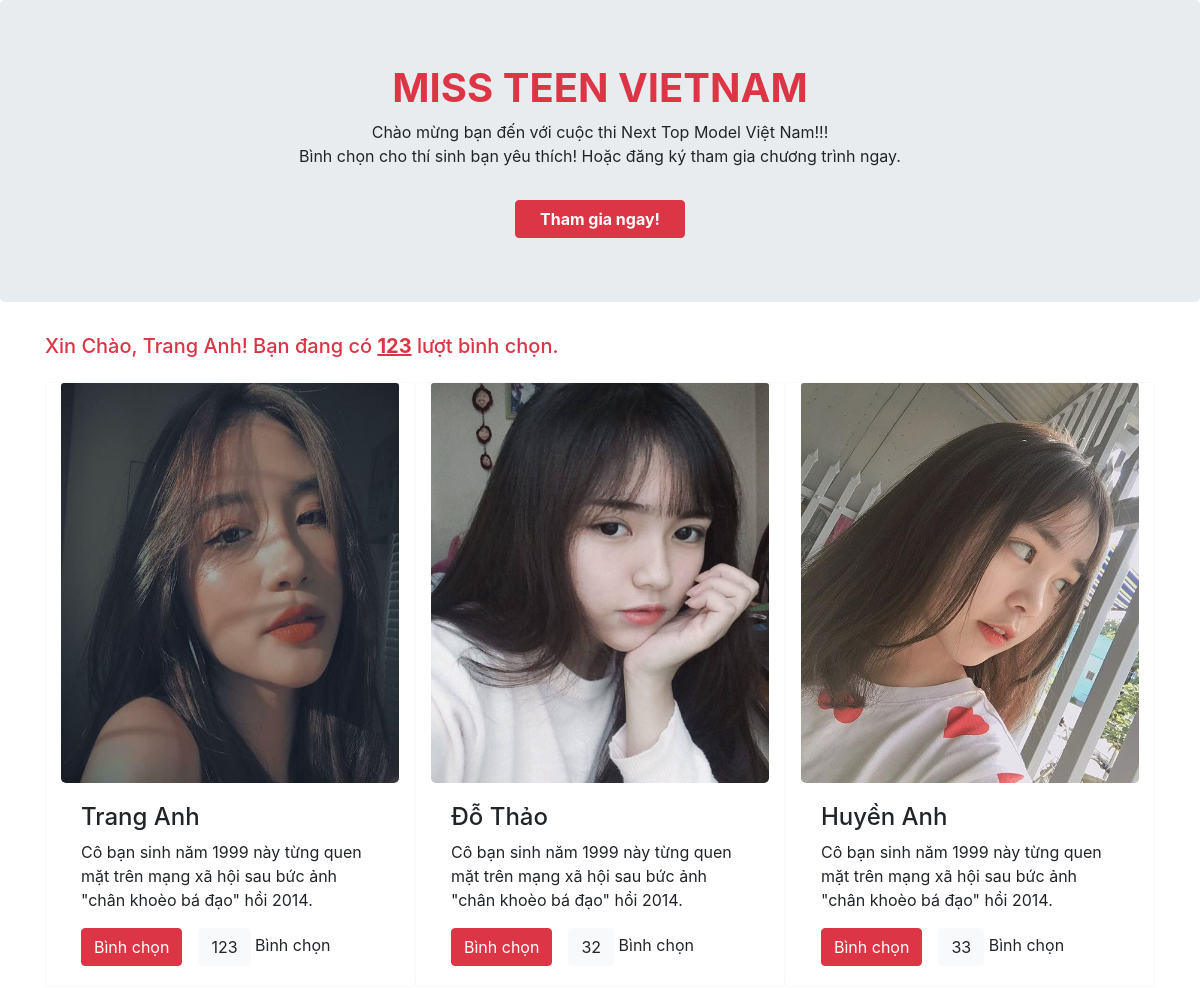
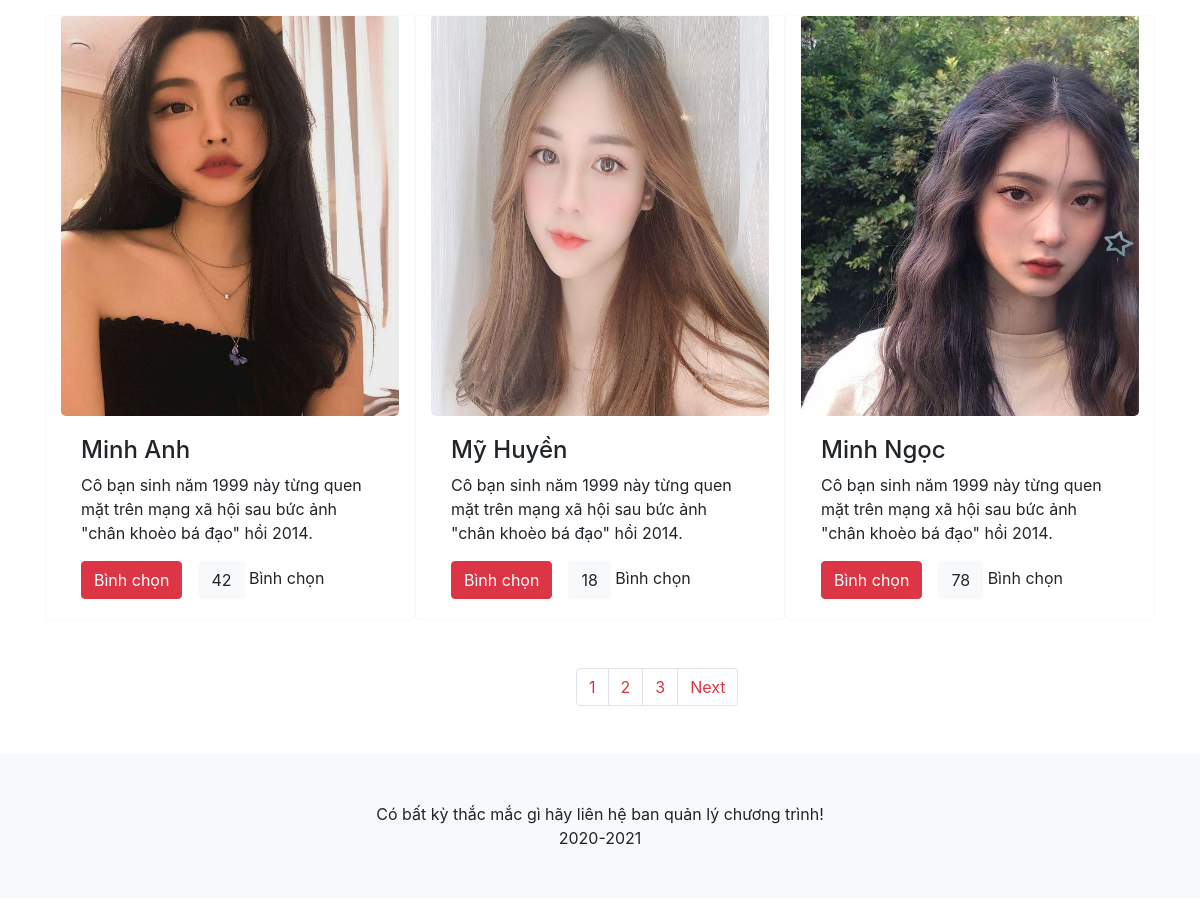
The page /index.php (signed in) on the database its author committed (2 pictures, top to bottom).
### tables this page shows
CREATE TABLE `users` (
  `username` varchar(30) NOT NULL,
  `password` varchar(30) NOT NULL,
  `name` varchar(30) NOT NULL,
  `phonenum` varchar(20) NOT NULL,
  `image` text NOT NULL,
  `votes` int(11) DEFAULT 0
);

### index.php (the view, shortened to what this page needs)
<!DOCTYPE html>
<html>
<head>
    <link rel="stylesheet" href="./css/style.css">
    <link rel="stylesheet" href="https://maxcdn.bootstrapcdn.com/bootstrap/4.5.2/css/bootstrap.min.css">
</head>
<body>
    <div class="jumbotron text-center">
        <h1 class="text-danger"><b>MISS TEEN VIETNAM</b></h1>
        <p>Chào mừng bạn đến với cuộc thi Next Top Model Việt Nam!!!<br> Bình chọn cho thí sinh bạn yêu thích! Hoặc đăng ký tham gia chương trình ngay.</p>
        <a href="./dangky.php"><button class="btn btn-danger mt-3 px-4"><b>Tham gia ngay!</b></button></a>
    </div>
    <div class="container">
    <?php
        if (isset($_SESSION['name'])) {
            echo "<h5 class='text-danger'> Xin Chào, ";
            echo $_SESSION['name'] . "! ";
            echo "Bạn đang có <b><u>" . $_SESSION['votes'] . "</u></b> lượt bình chọn.";
            echo "</h5>";
        }
    ?>
    </div>
    <?php
        require_once("connection.php");
        $result = mysqli_query($conn, 'select count(username) as total from users');
        $row = mysqli_fetch_assoc($result);
        $total_records = $row['total'];
        $current_page = isset($_GET['page']) ? $_GET['page'] : 1;
        $limit = 6;
        $total_page = ceil($total_records / $limit);
        $start = ($current_page - 1) * $limit;
        $result = mysqli_query($conn, "SELECT * FROM users LIMIT $start, $limit");
    ?>
    <div class="container row m-auto">
        <?php
            while ($row = mysqli_fetch_array($result)) {
                echo '<div class="card border-light col-md-4 bg-white mt-3">';
                echo "<img class=\"card-img-top myImg\" src=\"" . $row['image'] . "\" style=\"width: 100%; height: 400px\">";
                echo '<div class="card-body">';
                echo '<h4>' . $row['name'] . '</h4>';
                echo '<p class="card-text">Cô bạn sinh năm 1999 này từng quen mặt trên mạng xã hội sau bức ảnh "chân khoèo bá đạo" hồi 2014.</p>';
                echo '<button class="btn btn-danger vote" data-toggle="modal" data-target="#voteModal">Bình chọn</button>';
                echo '<button class="btn btn-light ml-3">' . $row['votes'] . '</button> <span>Bình chọn</span> ';
                echo '</div></div>';
            }
        ?>
    </div>
    <div class="pagination my-5" style="margin-left: 48%;">
           <?php
            for ($i = 1; $i <= $total_page; $i++){
                if ($i == $current_page){
                    echo '<li class="page-item"><a class="page-link text-danger">'  . $i .  '</a></li>';
                }
                else{
                    echo '<li class="page-item"><a class="page-link text-danger" href="index.php?page=' . $i . '">' . $i . '</a></li>';
                }
            }
            if ($current_page < $total_page && $total_page > 1){
                echo '<li class="page-item"><a class="page-link text-danger" href="index.php?page=' . ($current_page+1) . '">Next</a></li>';
            }
           ?>
        </div>
</body>
<footer class="container-fluid bg-light">
    <div>
        <p class="text-center p-5">Có bất kỳ thắc mắc gì hãy liên hệ ban quản lý chương trình!<br>2020-2021</p>
    </div>
</footer>
</html>

### css/style.css (style rules this page uses)
.myImg { border-radius: 5px; cursor: pointer; transition: 0.3s; }

### rows shown on the page
users: image (picture), name "Trang Anh", votes "123"
users: image (picture), name "Đỗ Thảo", votes "32"
users: image (picture), name "Huyền Anh", votes "33"
users: image (picture), name "Minh Anh", votes "42"
users: image (picture), name "Mỹ Huyền", votes "18"
users: image (picture), name "Minh Ngọc", votes "78"

### other values the page prints
$_SESSION['name'] "Trang Anh"
$_SESSION['votes'] "123"
